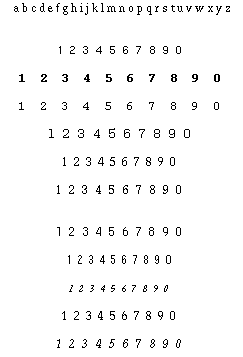
%> input picture Scripts/Psych - Chloe/Pattern/arvtest.pgm, 243 x 357 px
$ octave --eval "result = bounding('arvtest.pgm');"   (GNU Octave 9; MATLAB toolbox functions it lacks are replaced by stand-ins)
%> lines starting %> are read from the running program, lines starting %| are printed output that depends on the picture; in (x1, y1, x2, y2) boxes, pixels count from 0 and x2, y2 are one past the last pixel; in counts of white or black regions, pixels touching at a corner belong together; the program's own positions count from 1
### Scripts/Psych - Chloe/Pattern/thresh_p1.m
function newImage = thresh_p1(image, l_t, u_t)
%thresh_p1 - Generates a segmented binary image using universal threshold
%            bounds
%
%Input:
%   image -
%   l_t       - Lower threshold. Specify lower bound on threshold
%   u_t       - Upper threshold. Specify upper bound on threshold
%
%--------------------------------------------------------------------------
newImage = zeros(size(image, 1), size(image, 2));

%All values that fall within the threshold bounds are set to 1; all that do
%not fall within the bounds are set to 0
for i = 1:size(image, 1)
    for j = 1:size(image, 2)
        if image(i, j) < l_t || image(i, j) > u_t
            newImage(i, j) = 0;
        else
            newImage(i, j) = 1;
        end
    end
end

%Make a new file with the binary image
%csvwrite(['segmented_' imageName], newImage);

### Scripts/Psych - Chloe/Pattern/random.m
function out = random(input)
out = [];
% rotI = imread('digits2.pgm');
rotI = input;
BW = edge(rotI,'canny');
[H,T,R] = hough(BW);
imshow(H,[],'XData',T,'YData',R,...
            'InitialMagnification','fit');
xlabel('\theta'), ylabel('\rho');
% axis on, axis normal, hold on;
P  = houghpeaks(H,5,'threshold',ceil(0.3*max(H(:))));
x = T(P(:,2)); y = R(P(:,1));
plot(x,y,'s','color','white');
% Find lines and plot them
lines = houghlines(BW,T,R,P,'FillGap',5,'MinLength',7)
figure, imshow(rotI), hold on
max_len = 0;
for k = 1:length(lines)
   xy = [lines(k).point1; lines(k).point2];
   out = [out;xy];
   plot(xy(:,1),xy(:,2),'LineWidth',2,'Color','green');

   % Plot beginnings and ends of lines
   plot(xy(1,1),xy(1,2),'x','LineWidth',2,'Color','yellow');
   plot(xy(2,1),xy(2,2),'x','LineWidth',2,'Color','red');

   % Determine the endpoints of the longest line segment
   len = norm(lines(k).point1 - lines(k).point2);
   if ( len > max_len)
      max_len = len;
      xy_long = xy;
   end
end

% highlight the longest line segment
plot(xy_long(:,1),xy_long(:,2),'LineWidth',2,'Color','blue');

### Scripts/Psych - Chloe/Pattern/bounding.m
function output = bounding(file)
%> called with file = 'arvtest.pgm'

in = 1;

X = imread(file);
%> X is the input picture: size 357x243 uint8; 97.2% white; black in thin lines or dots, all inside (x1, y1, x2, y2) = (14, 3, 230, 348)
Y = thresh_p1(X, 0,150);
[Ilabel num] = bwlabel(Y);
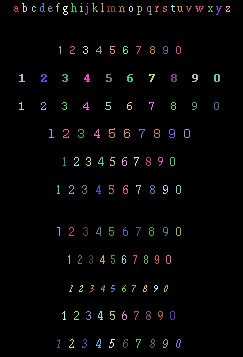
%> Ilabel: size 357x243 double; 139 distinct labels, from 0 to 138; one colour per label, 0 black
%> num = 138
iprops = regionprops(Ilabel);
%> iprops = 138 regions; largest, box (x1, y1, x2, y2), Area and Centroid: (171, 74, 177, 82) 32 [174.5 78.5], (214, 74, 220, 82) 32 [217.5 78.5], (127, 74, 133, 82) 29 [130.3 78.8], (192, 74, 198, 82) 29 [195.7 78.2], (41, 74, 47, 82) 28 [44.5 78.6]
Ibox = [iprops.BoundingBox];
%> Ibox = 552 values, max 339.5 at index 54, min 1 at index 139, mean 70.99
Ibox = reshape(Ibox, [4 num]);
%> Ibox = 138 columns, first 8: [14.5 19.5 19.5 22.5 32.5 40.5 41.5 41.5; 6.5 74.5 102.5 3.5 6.5 3.5 74.5 102.5; 5 6 5 5 4 5 6 5; 6 8 8 9 6 9 8 8]
% imshow(Y);
hold on

floor(Ibox(1,1))
%> ans = 14
floor(Ibox(2,1))
%> ans = 6
floor(Ibox(3,1))
%> ans = 5
floor(Ibox(4,1))
%> ans = 6

% [11 lines of commented-out code are left out]

output = {};
for i = 1:num
    range = [floor(Ibox(1,i)),ceil(Ibox(2,i)),(floor(Ibox(3,i)) ),(ceil(Ibox(4,i)))];
    rectangle('position', range, 'edgecolor', 'r');

    img = zeros(range(4)+2, range(3)+2);
    startx = [range(2)-1, range(1)-1];
    for k = 1:range(3)+2
        for m = 1:range(4)+2
            img(m,k) = Y(startx(1) + m - 1, startx(2) + k - 1);
        end
    end
    unv = unique(img);
    temp = unv == 0;
    area = ((range(3)+2)*(range(4)+2));
    parameter = (range(3)+2)*2 + (range(4)+2)*2;
    blackness = max(size(temp))/area;
    ratio = (range(4) +3)/(range(2) +3);
    holes = bweuler(img);
    invar = area/parameter^2;
%     output = [output; blackness, ratio, holes, invar];

    if i == in
%         output = [output;img];
        random(img);
        break
    end
end
%> this loop made 1 pass
%> (range, startx, unv, temp, area, parameter, blackness, ratio) on pass 1: ([14 7 5 6], [6 13], [0; 1], [true; false], 56, 30, 0.0357, 0.9)
%> pass 1, in random, `[H,T,R] = hough(BW);`:
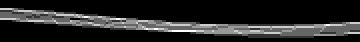
%> H: size 21x180 double (shown 2 times larger); min 0, max 5, mean 0.714; drawn with min black and max white
%> pass 1, in random, `plot(x,y,'s','color','white');`:
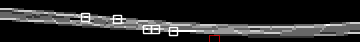
%> figure redrawn from the program's plot data; shown 2 times larger
%> the run ends on the next line

$ run again, on Scripts/Psych - Chloe/Pattern/design.pgm
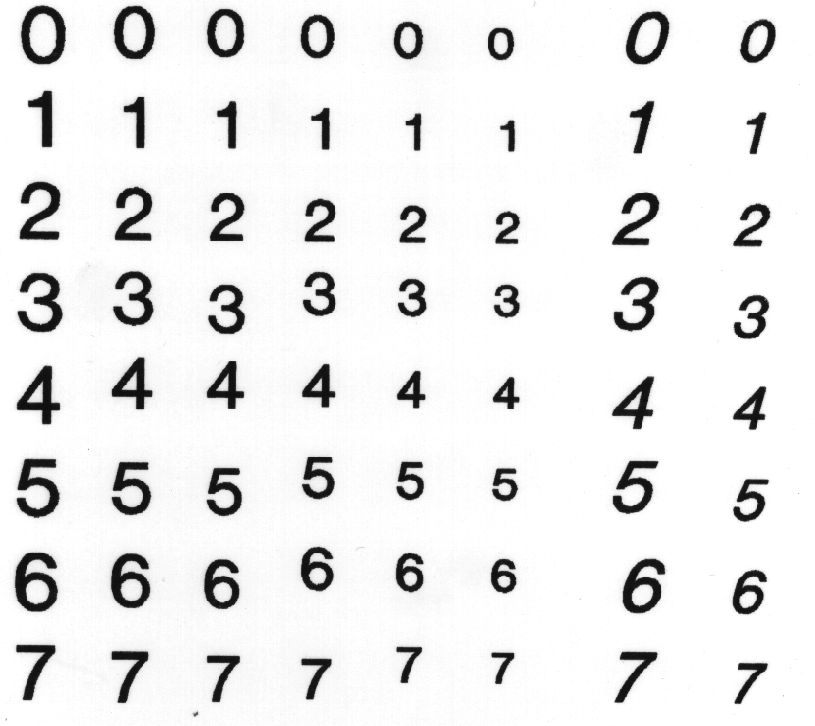
%> input picture Scripts/Psych - Chloe/Pattern/design.pgm, 815 x 726 px
%> in bounding, X is the input picture: size 726x815 uint8; min 13, max 255, mean 234.3
%> after the loop in thresh_p1, `for i = 1:size(image, 1)`:
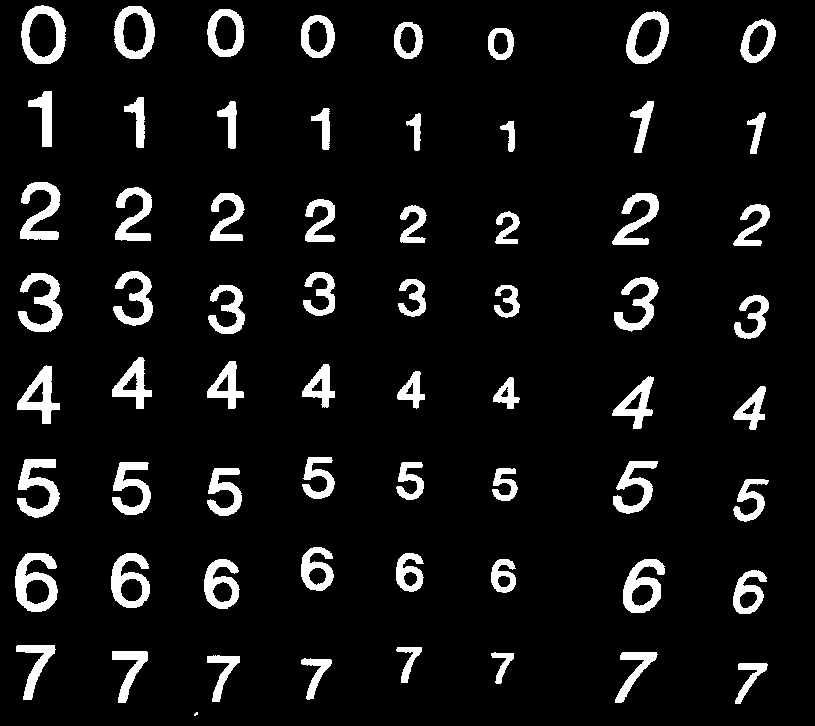
%> newImage: size 726x815 double; values 0 (black) and 1 (white), 7.9% white; 65 white regions (1 under 20 px)
%> Ilabel: size 726x815 double; 66 distinct labels, from 0 to 65
%> num = 65
%> iprops = 65 regions; largest, box (x1, y1, x2, y2), Area and Centroid: (15, 553, 58, 612) 1373 [35.9 582.5], (17, 459, 60, 518) 1240 [38.6 487.9], (21, 5, 66, 64) 1216 [44.4 35.5], (18, 273, 63, 332) 1202 [43.4 303.7], (623, 559, 665, 613) 1182 [643.4 586.6]
%> in bounding, `Ibox = [iprops.BoundingBox];`: Ibox = 260 values, max 747.5 at index 257, min 4 at index 67, mean 193.4
%> in bounding, `Ibox = reshape(Ibox, [4 num]);`: Ibox = 65 columns, first 8: [15.5 16.5 17.5 17.5 18.5 20.5 21.5 28.5; 553.5 645.5 365.5 459.5 273.5 182.5 5.5 91.5; 43 40 43 43 45 41 45 24; 59 55 59 59 59 58 59 56]
%> in bounding, `floor(Ibox(1,1))`: ans = 15
%> in bounding, `floor(Ibox(2,1))`: ans = 553
%> in bounding, `floor(Ibox(3,1))`: ans = 43
%> in bounding, `floor(Ibox(4,1))`: ans = 59
%> the loop in bounding, `for i = 1:num` made 1 pass
%> (range, startx, unv, temp, area, parameter, blackness, ratio) on pass 1: ([15 554 43 59], [553 14], [0; 1], [true; false], 2745, 212, 0.000729, 0.111)
%> `result = bounding('arvtest.pgm');`:
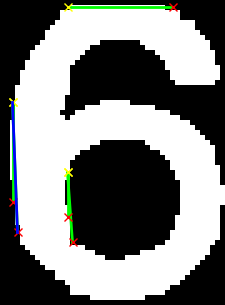
%> figure redrawn from the program's plot data; shown 5 times larger

$ run again, on Scripts/Psych - Chloe/Pattern/digits.pgm
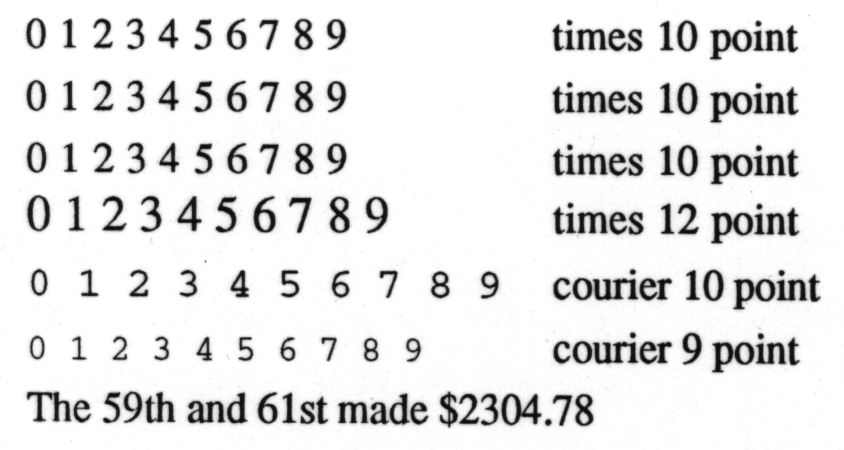
%> input picture Scripts/Psych - Chloe/Pattern/digits.pgm, 844 x 450 px
%> in bounding, X is the input picture: size 450x844 uint8; min 9, max 255, mean 230.3
%> after the loop in thresh_p1, `for i = 1:size(image, 1)`:
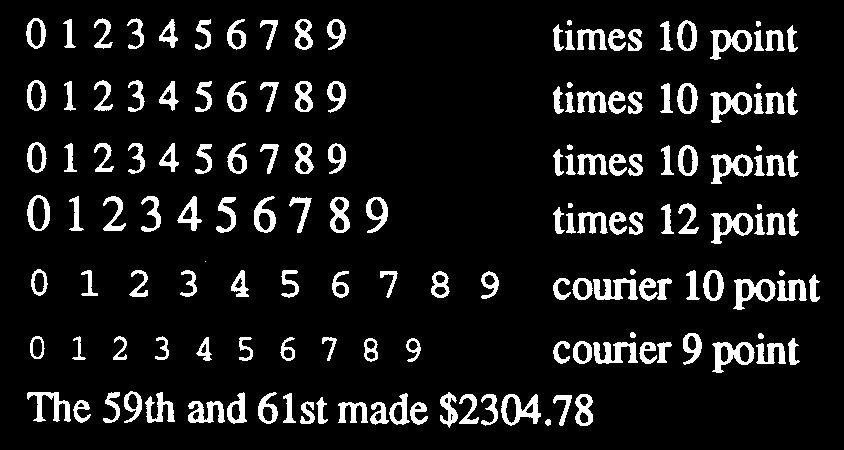
%> newImage: size 450x844 double; values 0 (black) and 1 (white), 9.9% white; 158 white regions (1 under 20 px)
%> Ilabel: size 450x844 double; 159 distinct labels, from 0 to 158
%> num = 158
%> iprops = 158 regions; largest, box (x1, y1, x2, y2), Area and Centroid: (712, 342, 755, 373) 604 [731.9 355.3], (710, 92, 752, 123) 591 [729.7 105.3], (733, 279, 776, 310) 591 [752.9 292.1], (711, 213, 753, 244) 589 [730.7 226.1], (501, 394, 541, 426) 588 [521.5 410.1]
%> in bounding, `Ibox = [iprops.BoundingBox];`: Ibox = 632 values, max 809.5 at index 629, min 1 at index 155, mean 172.4
%> in bounding, `Ibox = reshape(Ibox, [4 num]);`: Ibox = 158 columns, first 8: [26.5 27.5 27.5 27.5 27.5 30.5 31.5 63.5; 18.5 80.5 142.5 195.5 392.5 336.5 269.5 19.5; 20 19 20 23 44 15 17 13; 31 31 31 36 30 23 27 29]
%> in bounding, `floor(Ibox(1,1))`: ans = 26
%> in bounding, `floor(Ibox(2,1))`: ans = 18
%> in bounding, `floor(Ibox(3,1))`: ans = 20
%> in bounding, `floor(Ibox(4,1))`: ans = 31
%> the loop in bounding, `for i = 1:num` made 1 pass
%> (range, startx, unv, temp, area, parameter, blackness, ratio) on pass 1: ([26 19 20 31], [18 25], [0; 1], [true; false], 726, 110, 0.00275, 1.55)
%> `result = bounding('arvtest.pgm');`:
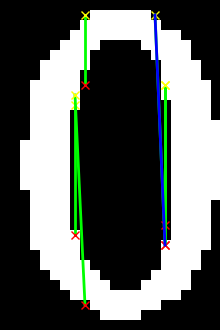
%> figure redrawn from the program's plot data; shown 10 times larger

$ run again, on Scripts/Psych - Chloe/Pattern/ones.pgm
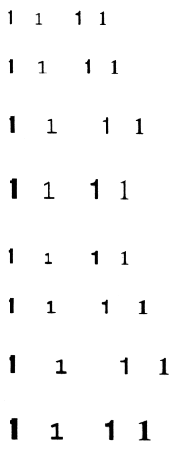
%> input picture Scripts/Psych - Chloe/Pattern/ones.pgm, 179 x 451 px
%> in bounding, X is the input picture: size 451x179 uint8; min 1, max 255, mean 249.4
%> after the loop in thresh_p1, `for i = 1:size(image, 1)`:
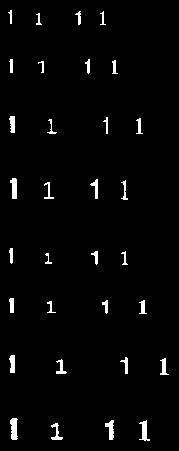
%> newImage: size 451x179 double; values 0 (black) and 1 (white), 2.4% white; 32 white regions
%> Ilabel: size 451x179 double; 33 distinct labels, from 0 to 32
%> num = 32
%> iprops = 32 regions; largest, box (x1, y1, x2, y2), Area and Centroid: (10, 418, 18, 440) 134 [14.6 429.3], (139, 420, 150, 441) 111 [145 431.6], (10, 178, 17, 199) 110 [14.8 188.7], (105, 420, 114, 440) 104 [111.2 430], (9, 355, 15, 373) 86 [13.1 364.4]
%> in bounding, `Ibox = [iprops.BoundingBox];`: Ibox = 128 values, max 423.5 at index 58, min 4 at index 3, mean 76.5
%> in bounding, `Ibox = reshape(Ibox, [4 num]);`: Ibox = 32 columns, first 8: [8.5 9.5 9.5 9.5 9.5 9.5 10.5 10.5; 10.5 59.5 116.5 248.5 298.5 355.5 178.5 418.5; 4 4 6 4 5 6 7 8; 14 14 17 16 15 18 21 22]
%> in bounding, `floor(Ibox(1,1))`: ans = 8
%> in bounding, `floor(Ibox(2,1))`: ans = 10
%> in bounding, `floor(Ibox(3,1))`: ans = 4
%> in bounding, `floor(Ibox(4,1))`: ans = 14
%> the loop in bounding, `for i = 1:num` made 1 pass
%> (range, startx, unv, temp, area, parameter, blackness, ratio) on pass 1: ([8 11 4 14], [10 7], [0; 1], [true; false], 96, 44, 0.0208, 1.21)
%> after the loop in bounding, `for i = 1:num`: img = 16 rows, first 8: [0 0 0 0 0 0; 0 0 0 0 1 1; 0 0 0 0 1 1; 0 0 1 1 1 1; 0 0 0 1 1 1; 0 0 0 0 1 1; 0 0 0 0 1 1; 0 0 0 0 1 1]
%> `result = bounding('arvtest.pgm');`:
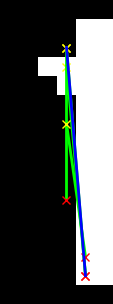
%> figure redrawn from the program's plot data; shown 19 times larger
